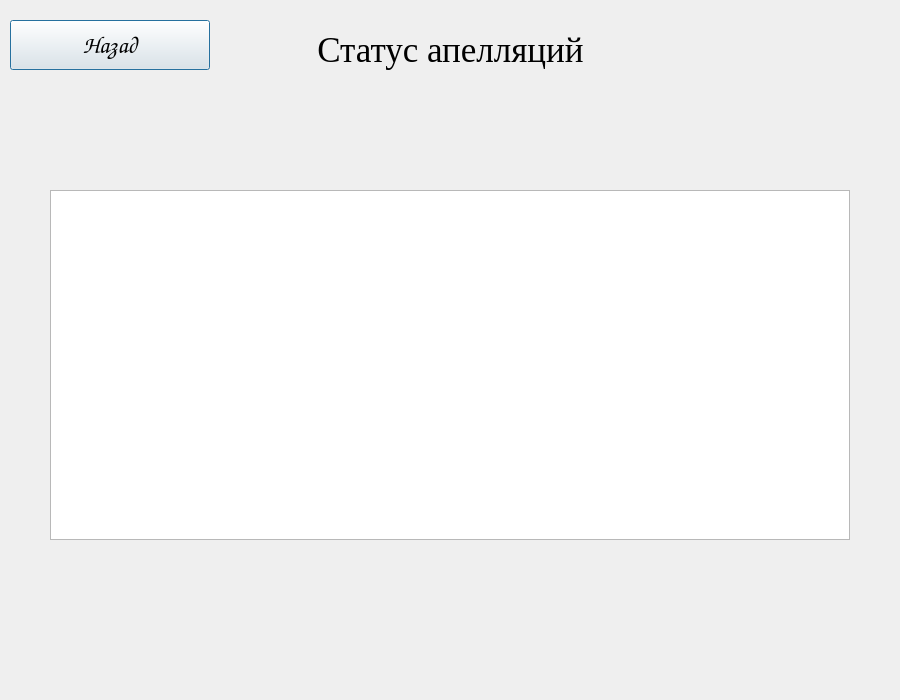
<?xml version="1.0" encoding="UTF-8"?>
<ui version="4.0">
 <class>appealStatusesWindow</class>
 <widget class="QDialog" name="appealStatusesWindow">
  <property name="geometry">
   <rect>
    <x>0</x>
    <y>0</y>
    <width>900</width>
    <height>700</height>
   </rect>
  </property>
  <property name="windowTitle">
   <string>Dialog</string>
  </property>
  <widget class="QLabel" name="startLabel">
   <property name="geometry">
    <rect>
     <x>0</x>
     <y>0</y>
     <width>901</width>
     <height>100</height>
    </rect>
   </property>
   <property name="font">
    <font>
     <family>Times New Roman</family>
     <pointsize>26</pointsize>
     <weight>50</weight>
     <italic>false</italic>
     <bold>false</bold>
    </font>
   </property>
   <property name="layoutDirection">
    <enum>Qt::LeftToRight</enum>
   </property>
   <property name="autoFillBackground">
    <bool>false</bool>
   </property>
   <property name="styleSheet">
    <string notr="true"/>
   </property>
   <property name="text">
    <string>Статус апелляций</string>
   </property>
   <property name="alignment">
    <set>Qt::AlignCenter</set>
   </property>
   <property name="wordWrap">
    <bool>false</bool>
   </property>
  </widget>
  <widget class="QPushButton" name="backButton">
   <property name="geometry">
    <rect>
     <x>10</x>
     <y>20</y>
     <width>200</width>
     <height>50</height>
    </rect>
   </property>
   <property name="font">
    <font>
     <family>Comic Sans MS</family>
     <pointsize>18</pointsize>
     <weight>75</weight>
     <bold>true</bold>
    </font>
   </property>
   <property name="styleSheet">
    <string notr="true"/>
   </property>
   <property name="text">
    <string>Назад</string>
   </property>
   <property name="default">
    <bool>false</bool>
   </property>
   <property name="flat">
    <bool>false</bool>
   </property>
  </widget>
  <widget class="QTableWidget" name="tableAppealStatusesWidget">
   <property name="geometry">
    <rect>
     <x>50</x>
     <y>190</y>
     <width>800</width>
     <height>350</height>
    </rect>
   </property>
   <property name="font">
    <font>
     <family>Comic Sans MS</family>
     <pointsize>14</pointsize>
    </font>
   </property>
   <property name="editTriggers">
    <set>QAbstractItemView::NoEditTriggers</set>
   </property>
  </widget>
 </widget>
 <resources/>
 <connections/>
</ui>
